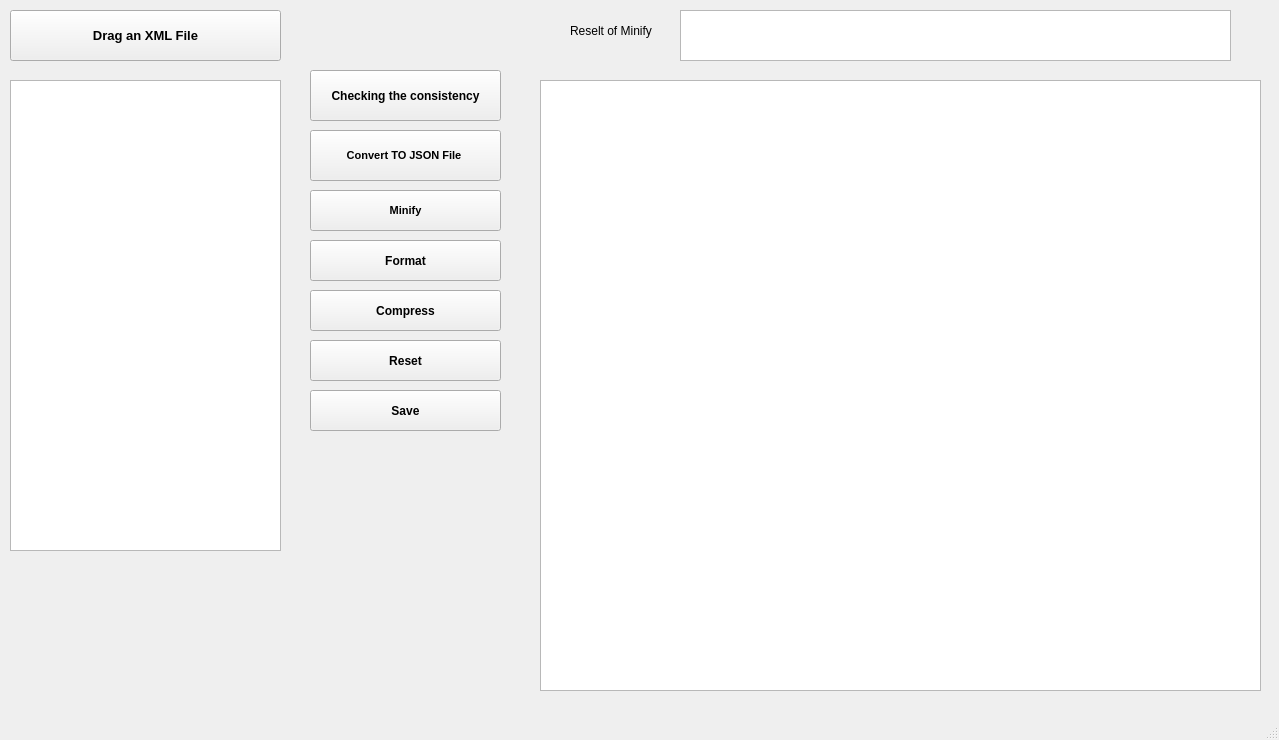
<?xml version="1.0" encoding="UTF-8"?>
<ui version="4.0">
 <class>MainWindow</class>
 <widget class="QMainWindow" name="MainWindow">
  <property name="geometry">
   <rect>
    <x>0</x>
    <y>0</y>
    <width>1279</width>
    <height>740</height>
   </rect>
  </property>
  <property name="font">
   <font>
    <italic>false</italic>
    <strikeout>false</strikeout>
   </font>
  </property>
  <property name="windowTitle">
   <string>MainWindow</string>
  </property>
  <property name="toolTip">
   <string>&quot;Save contacts to a file&quot;</string>
  </property>
  <widget class="QWidget" name="centralwidget">
   <widget class="QPushButton" name="pushButton">
    <property name="geometry">
     <rect>
      <x>310</x>
      <y>190</y>
      <width>191</width>
      <height>41</height>
     </rect>
    </property>
    <property name="font">
     <font>
      <pointsize>8</pointsize>
      <weight>75</weight>
      <italic>false</italic>
      <bold>true</bold>
      <strikeout>false</strikeout>
     </font>
    </property>
    <property name="text">
     <string>Minify</string>
    </property>
   </widget>
   <widget class="QTextBrowser" name="textBrowser">
    <property name="enabled">
     <bool>true</bool>
    </property>
    <property name="geometry">
     <rect>
      <x>680</x>
      <y>10</y>
      <width>551</width>
      <height>51</height>
     </rect>
    </property>
    <property name="verticalScrollBarPolicy">
     <enum>Qt::ScrollBarAsNeeded</enum>
    </property>
    <property name="horizontalScrollBarPolicy">
     <enum>Qt::ScrollBarAsNeeded</enum>
    </property>
    <property name="sizeAdjustPolicy">
     <enum>QAbstractScrollArea::AdjustToContentsOnFirstShow</enum>
    </property>
    <property name="lineWrapMode">
     <enum>QTextEdit::NoWrap</enum>
    </property>
   </widget>
   <widget class="QTextBrowser" name="textBrowser_2">
    <property name="geometry">
     <rect>
      <x>10</x>
      <y>80</y>
      <width>271</width>
      <height>471</height>
     </rect>
    </property>
   </widget>
   <widget class="QPushButton" name="pushButton_2">
    <property name="geometry">
     <rect>
      <x>10</x>
      <y>10</y>
      <width>271</width>
      <height>51</height>
     </rect>
    </property>
    <property name="font">
     <font>
      <pointsize>10</pointsize>
      <weight>75</weight>
      <italic>false</italic>
      <bold>true</bold>
      <strikeout>false</strikeout>
     </font>
    </property>
    <property name="text">
     <string>Drag an XML File</string>
    </property>
   </widget>
   <widget class="QPushButton" name="pushButton_3">
    <property name="geometry">
     <rect>
      <x>310</x>
      <y>70</y>
      <width>191</width>
      <height>51</height>
     </rect>
    </property>
    <property name="font">
     <font>
      <weight>75</weight>
      <italic>false</italic>
      <bold>true</bold>
      <strikeout>false</strikeout>
     </font>
    </property>
    <property name="text">
     <string>Checking the consistency</string>
    </property>
   </widget>
   <widget class="QPushButton" name="pushButton_4">
    <property name="geometry">
     <rect>
      <x>310</x>
      <y>130</y>
      <width>191</width>
      <height>51</height>
     </rect>
    </property>
    <property name="font">
     <font>
      <pointsize>8</pointsize>
      <weight>75</weight>
      <italic>false</italic>
      <bold>true</bold>
      <strikeout>false</strikeout>
     </font>
    </property>
    <property name="text">
     <string>Convert TO JSON File </string>
    </property>
   </widget>
   <widget class="QPushButton" name="pushButton_5">
    <property name="geometry">
     <rect>
      <x>310</x>
      <y>340</y>
      <width>191</width>
      <height>41</height>
     </rect>
    </property>
    <property name="font">
     <font>
      <weight>75</weight>
      <italic>false</italic>
      <bold>true</bold>
      <strikeout>false</strikeout>
     </font>
    </property>
    <property name="text">
     <string>Reset</string>
    </property>
   </widget>
   <widget class="QPushButton" name="pushButton_6">
    <property name="geometry">
     <rect>
      <x>310</x>
      <y>240</y>
      <width>191</width>
      <height>41</height>
     </rect>
    </property>
    <property name="font">
     <font>
      <weight>75</weight>
      <italic>false</italic>
      <bold>true</bold>
      <strikeout>false</strikeout>
     </font>
    </property>
    <property name="text">
     <string>Format</string>
    </property>
   </widget>
   <widget class="QPushButton" name="pushButton_7">
    <property name="geometry">
     <rect>
      <x>310</x>
      <y>290</y>
      <width>191</width>
      <height>41</height>
     </rect>
    </property>
    <property name="font">
     <font>
      <weight>75</weight>
      <italic>false</italic>
      <bold>true</bold>
      <strikeout>false</strikeout>
     </font>
    </property>
    <property name="text">
     <string>Compress</string>
    </property>
   </widget>
   <widget class="QLabel" name="label">
    <property name="geometry">
     <rect>
      <x>570</x>
      <y>20</y>
      <width>111</width>
      <height>21</height>
     </rect>
    </property>
    <property name="font">
     <font>
      <pointsize>9</pointsize>
      <weight>50</weight>
      <italic>false</italic>
      <bold>false</bold>
      <strikeout>false</strikeout>
     </font>
    </property>
    <property name="text">
     <string>Reselt of Minify</string>
    </property>
   </widget>
   <widget class="QTextBrowser" name="textBrowser_3">
    <property name="geometry">
     <rect>
      <x>540</x>
      <y>80</y>
      <width>721</width>
      <height>611</height>
     </rect>
    </property>
   </widget>
   <widget class="QPushButton" name="save_button">
    <property name="geometry">
     <rect>
      <x>310</x>
      <y>390</y>
      <width>191</width>
      <height>41</height>
     </rect>
    </property>
    <property name="font">
     <font>
      <weight>75</weight>
      <italic>false</italic>
      <bold>true</bold>
      <strikeout>false</strikeout>
     </font>
    </property>
    <property name="text">
     <string>Save</string>
    </property>
   </widget>
  </widget>
  <widget class="QMenuBar" name="menubar">
   <property name="geometry">
    <rect>
     <x>0</x>
     <y>0</y>
     <width>1279</width>
     <height>26</height>
    </rect>
   </property>
  </widget>
  <widget class="QStatusBar" name="statusbar"/>
 </widget>
 <resources/>
 <connections/>
</ui>
